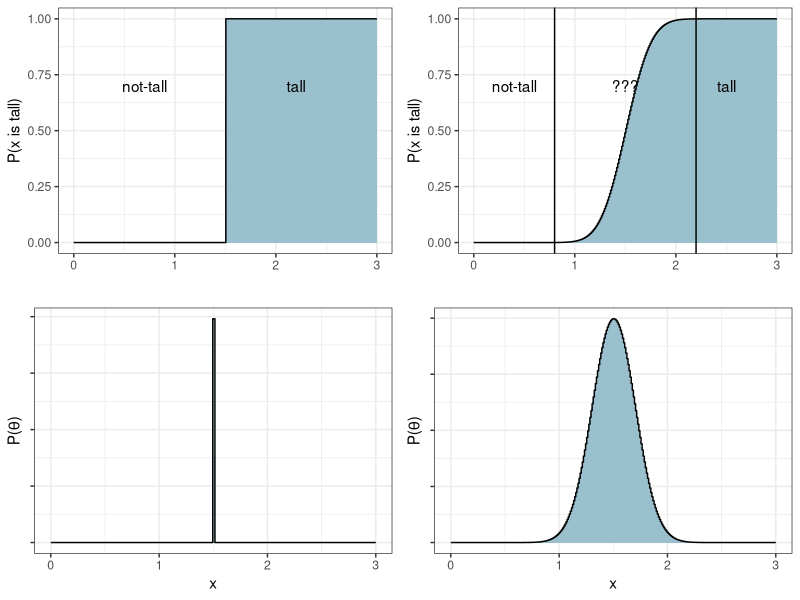

Source code (R):
library(ggplot2)
# Multiple plot function
#
# ggplot objects can be passed in ..., or to plotlist (as a list of ggplot objects)
# - cols:   Number of columns in layout
# - layout: A matrix specifying the layout. If present, 'cols' is ignored.
#
# If the layout is something like matrix(c(1,2,3,3), nrow=2, byrow=TRUE),
# then plot 1 will go in the upper left, 2 will go in the upper right, and
# 3 will go all the way across the bottom.
#
multiplot <- function(..., plotlist=NULL, file, cols=1, layout=NULL) {
  library(grid)
  
  # Make a list from the ... arguments and plotlist
  plots <- c(list(...), plotlist)
  
  numPlots = length(plots)
  
  # If layout is NULL, then use 'cols' to determine layout
  if (is.null(layout)) {
    # Make the panel
    # ncol: Number of columns of plots
    # nrow: Number of rows needed, calculated from # of cols
    layout <- matrix(seq(1, cols * ceiling(numPlots/cols)),
                     ncol = cols, nrow = ceiling(numPlots/cols))
  }
  
  if (numPlots==1) {
    print(plots[[1]])
    
  } else {
    # Set up the page
    grid.newpage()
    pushViewport(viewport(layout = grid.layout(nrow(layout), ncol(layout))))
    
    # Make each plot, in the correct location
    for (i in 1:numPlots) {
      # Get the i,j matrix positions of the regions that contain this subplot
      matchidx <- as.data.frame(which(layout == i, arr.ind = TRUE))
      
      print(plots[[i]], vp = viewport(layout.pos.row = matchidx$row,
                                      layout.pos.col = matchidx$col))
    }
  }
}


x <- seq(0,3,length=300)

### Graph a)
ylab_a = "P(x is tall)"
dens_crisp <- pnorm(x,mean=1.5, sd=0.001)
graph_a <- ggplot()  + geom_area(aes(x=x, y=dens_crisp),  fill="lightblue3") + 
  geom_step(aes(x=x, y=dens_crisp)) + annotate("text", x=0.7, y=0.7, label= "not-tall") + 
  annotate("text", x=2.2, y=0.7, label= "tall") + 
  theme_bw() +
  scale_y_continuous(name=ylab_a) + scale_x_continuous(name="")

### Graph b)
ylab_b = "P(x is tall)"
dens_vag <- pnorm(x,mean=1.5, sd=0.2)
graph_b <- ggplot()  + geom_area(aes(x=x, y=dens_vag),  fill="lightblue3") + 
  geom_step(aes(x=x, y=dens_vag)) + geom_vline(xintercept = 2.2) + geom_vline(xintercept = 0.8) +
  theme_bw() + annotate("text", x=0.4, y=0.7, label= "not-tall") + annotate("text", x=1.5, y=0.7, label= "???") + 
  annotate("text", x=2.5, y=0.7, label= "tall") + scale_y_continuous(name=ylab_b)  + scale_x_continuous(name="")

### Graph c)
ylab_c = expression(paste("P(", theta, ")"))
p_crisp <- dnorm(x,mean=1.5, sd=0.0015)
graph_c <- ggplot()  + geom_area(aes(x=x, y=p_crisp),  fill="lightblue3") + 
  geom_step(aes(x=x, y=p_crisp)) + 
  theme_bw() +
  scale_y_continuous(name=ylab_c, labels = NULL) 

### Graph d)
ylab_d = expression(paste("P(", theta, ")"))
p_vag <- dnorm(x,mean=1.5, sd=0.2)
graph_d <- ggplot()  + geom_area(aes(x=x, y=p_vag),  fill="lightblue3") + 
  geom_step(aes(x=x, y=p_vag)) + 
  theme_bw() +
  scale_y_continuous(name=ylab_d, labels = NULL)


multiplot(graph_a, graph_c, graph_b, graph_d, cols=2)
